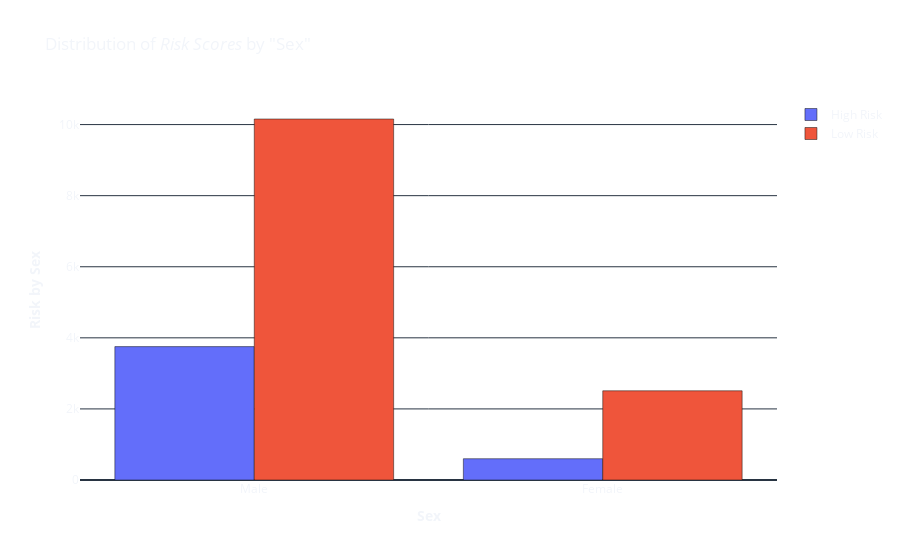
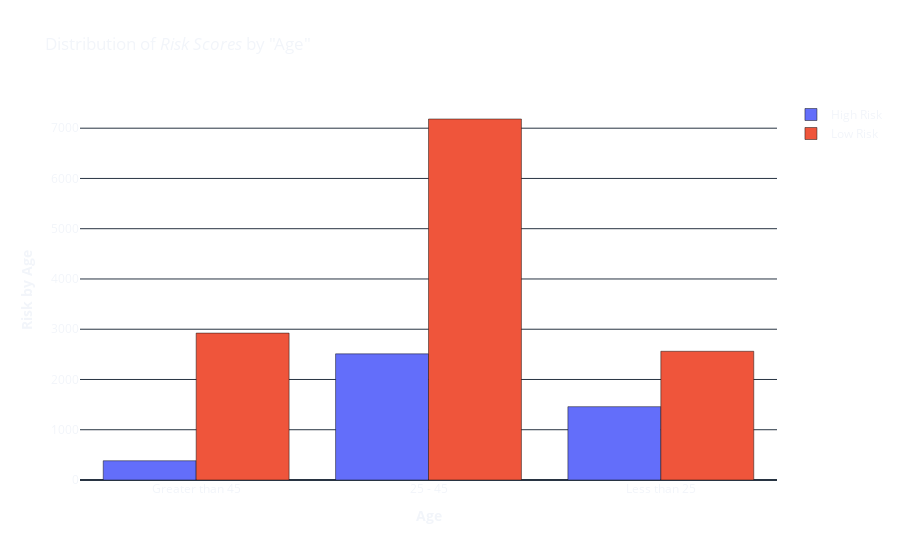
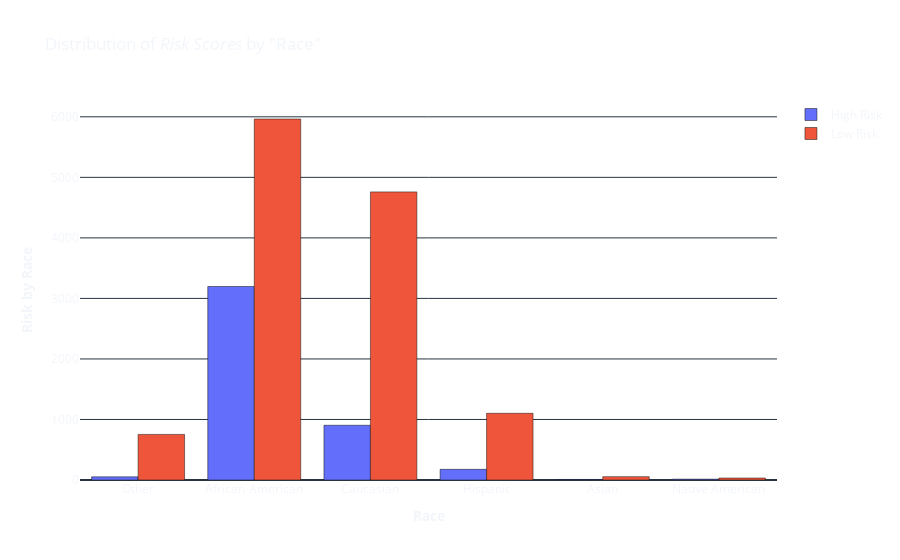

Notebook cell for these charts, in order:
### Markdown cell above
Now, let us see how our target is related to the sensitive attributes of our dataset (`Age`, `Race`, and `Sex`).

### Code cell
high_risk = []
low_risk = []

for element in list(df['sex'].unique()):
    a = df[df['sex'] == element]['label'].value_counts()[0]
    b = df[df['sex'] == element]['label'].value_counts()[1]
    high_risk.append(a)
    low_risk.append(b)

import plotly.graph_objects as go

fig = go.Figure(data=[
    go.Bar(name='High Risk', x=list(df['sex'].unique()), y=high_risk),
    go.Bar(name='Low Risk', x=list(df['sex'].unique()), y=low_risk)
])

fig.update_layout(
    barmode='group',
    template='plotly_dark',
    xaxis_title="<b>Sex</b>",
    yaxis_title="<b>Risk by Sex</b>",
    title='Distribution of <i>Risk Scores</i> by "Sex"',
    paper_bgcolor='rgba(0, 0, 0, 0)',
    plot_bgcolor='rgba(0, 0, 0, 0)',
    )
fig.show()

high_risk = []
low_risk = []

for element in list(df['age_cat'].unique()):
    a = df[df['age_cat'] == element]['label'].value_counts()[0]
    b = df[df['age_cat'] == element]['label'].value_counts()[1]
    high_risk.append(a)
    low_risk.append(b)

import plotly.graph_objects as go

fig = go.Figure(data=[
    go.Bar(name='High Risk', x=list(df['age_cat'].unique()), y=high_risk),
    go.Bar(name='Low Risk', x=list(df['age_cat'].unique()), y=low_risk)
])

fig.update_layout(
    barmode='group',
    template='plotly_dark',
    xaxis_title="<b>Age</b>",
    yaxis_title="<b>Risk by Age</b>",
    title='Distribution of <i>Risk Scores</i> by "Age"',
    paper_bgcolor='rgba(0, 0, 0, 0)',
    plot_bgcolor='rgba(0, 0, 0, 0)',
    )
fig.show()

high_risk = []
low_risk = []

for element in list(df['race'].unique()):
    a = df[df['race'] == element]['label'].value_counts()[0]
    b = df[df['race'] == element]['label'].value_counts()[1]
    high_risk.append(a)
    low_risk.append(b)

import plotly.graph_objects as go

fig = go.Figure(data=[
    go.Bar(name='High Risk', x=list(df['race'].unique()), y=high_risk),
    go.Bar(name='Low Risk', x=list(df['race'].unique()), y=low_risk)
])

fig.update_layout(
    barmode='group',
    template='plotly_dark',
    xaxis_title="<b>Race</b>",
    yaxis_title="<b>Risk by Race</b>",
    title='Distribution of <i>Risk Scores</i> by "Race"',
    paper_bgcolor='rgba(0, 0, 0, 0)',
    plot_bgcolor='rgba(0, 0, 0, 0)',
    )
fig.show()

### Figure 1 — Plotly figure (JSON) as saved in the notebook; plotly's stock layout.template omitted (floating-point values rounded to 4 significant figures)
{"data": [{"name": "High Risk", "type": "bar", "x": ["Male", "Female"], "y": [3753, 599]}, {"name": "Low Risk", "type": "bar", "x": ["Male", "Female"], "y": [10157, 2510]}], "layout": {"barmode": "group", "paper_bgcolor": "rgba(0, 0, 0, 0)", "plot_bgcolor": "rgba(0, 0, 0, 0)", "title": {"text": "Distribution of <i>Risk Scores</i> by \"Sex\""}, "xaxis": {"title": {"text": "<b>Sex</b>"}}, "yaxis": {"title": {"text": "<b>Risk by Sex</b>"}}}}

### Figure 2 — Plotly figure (JSON) as saved in the notebook; plotly's stock layout.template omitted (floating-point values rounded to 4 significant figures)
{"data": [{"name": "High Risk", "type": "bar", "x": ["Greater than 45", "25 - 45", "Less than 25"], "y": [383, 2510, 1459]}, {"name": "Low Risk", "type": "bar", "x": ["Greater than 45", "25 - 45", "Less than 25"], "y": [2923, 7183, 2561]}], "layout": {"barmode": "group", "paper_bgcolor": "rgba(0, 0, 0, 0)", "plot_bgcolor": "rgba(0, 0, 0, 0)", "title": {"text": "Distribution of <i>Risk Scores</i> by \"Age\""}, "xaxis": {"title": {"text": "<b>Age</b>"}}, "yaxis": {"title": {"text": "<b>Risk by Age</b>"}}}}

### Figure 3 — Plotly figure (JSON) as saved in the notebook; plotly's stock layout.template omitted (floating-point values rounded to 4 significant figures)
{"data": [{"name": "High Risk", "type": "bar", "x": ["Other", "African-American", "Caucasian", "Hispanic", "Asian", "Native American"], "y": [52, 3197, 904, 176, 9, 14]}, {"name": "Low Risk", "type": "bar", "x": ["Other", "African-American", "Caucasian", "Hispanic", "Asian", "Native American"], "y": [753, 5964, 4760, 1102, 55, 33]}], "layout": {"barmode": "group", "paper_bgcolor": "rgba(0, 0, 0, 0)", "plot_bgcolor": "rgba(0, 0, 0, 0)", "title": {"text": "Distribution of <i>Risk Scores</i> by \"Race\""}, "xaxis": {"title": {"text": "<b>Race</b>"}}, "yaxis": {"title": {"text": "<b>Risk by Race</b>"}}}}
